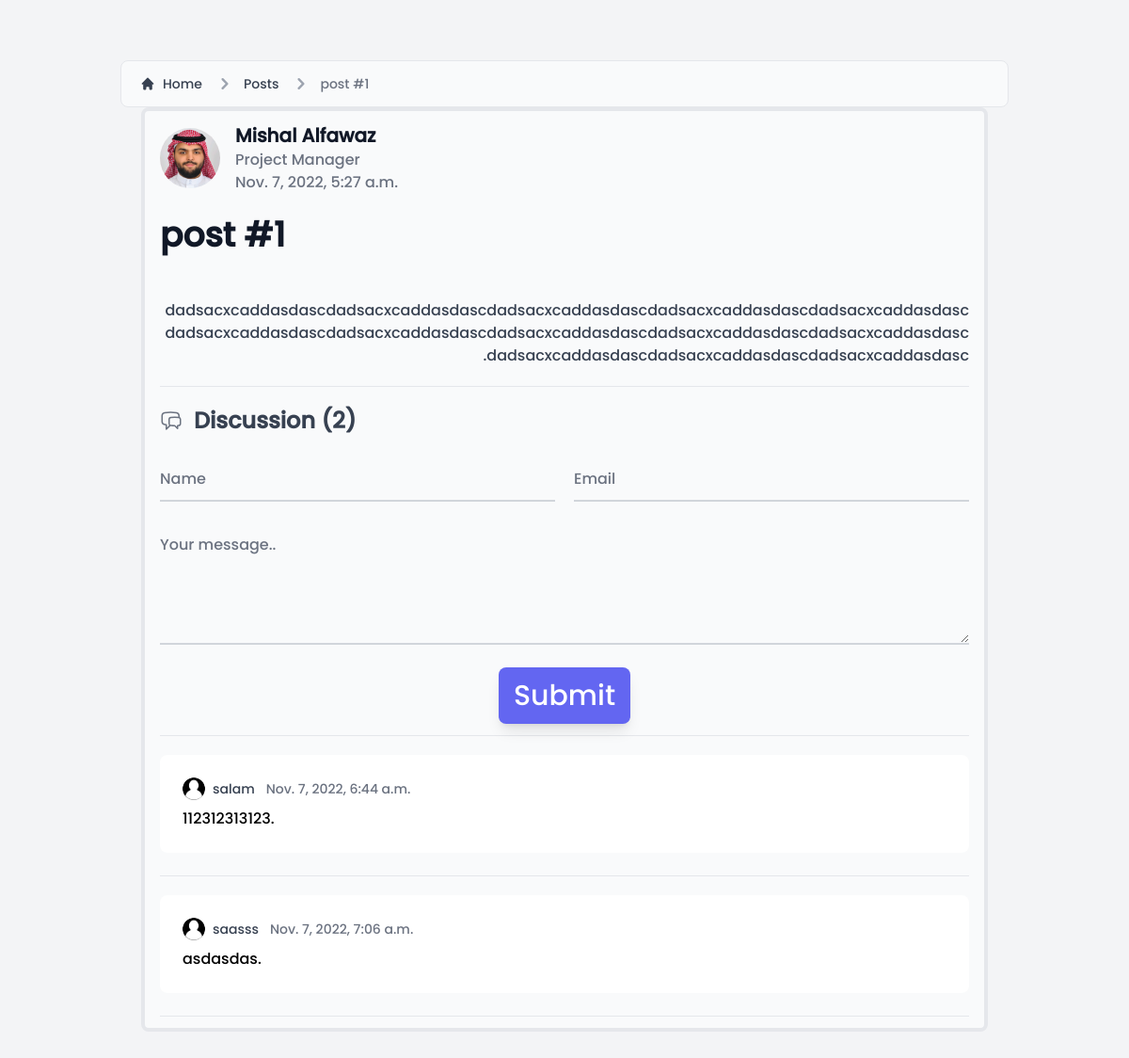
The app's page /posts/post1, older data.
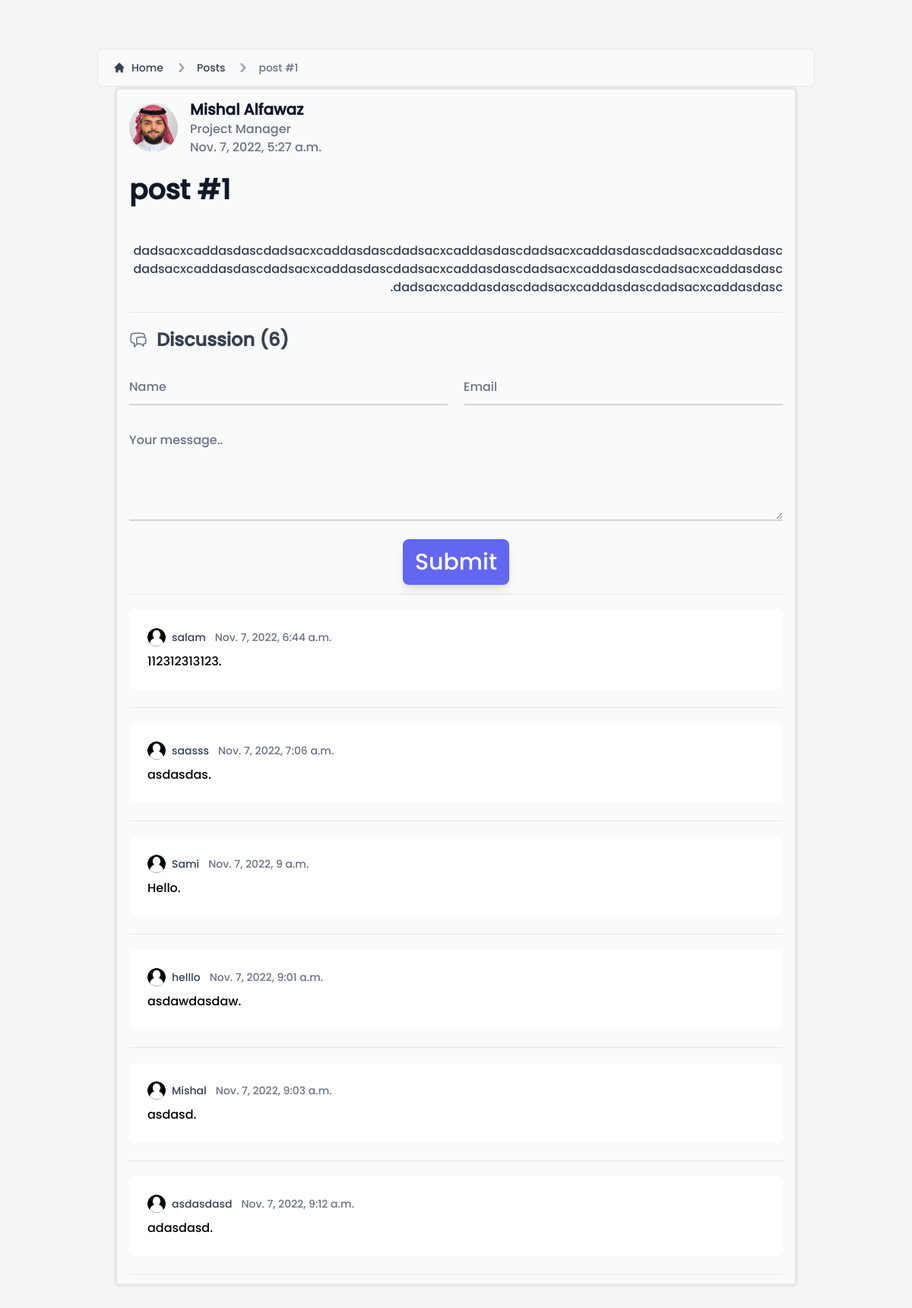
The same page, newer data.
### tailwindapp/models.py (models this page shows, shortened)
class Post(models.Model):
    author = models.ForeignKey(Info, on_delete=models.CASCADE, null = True)
    title = models.CharField(max_length=255)
    slug = models.SlugField()
    image = models.ImageField(null = True,blank=True, upload_to="images/")
    intro = models.TextField()
    body = RichTextField()
    released = models.DateTimeField(auto_now_add = True)
    class Meta:
        ordering = ['released']

class CommentPost(models.Model):
    post = models.ForeignKey(Post, related_name='comments', on_delete=models.CASCADE)
    name = models.CharField(max_length=255)
    email = models.EmailField()
    body = models.TextField()
    date_added = models.DateTimeField(auto_now_add = True)
    class Meta:
        ordering = ['date_added']

class Info (models.Model):
    title = models.CharField(max_length = 255)
    name = models.CharField(max_length = 255)
    position = models.CharField(max_length = 255)
    email = models.EmailField()
    phone = models.IntegerField()
    description = models.TextField(max_length = 500)
    image = models.ImageField(null = True,blank=True, upload_to="images/")
    cv = models.FileField(null = True)
    skills = models.ManyToManyField(Skills)

### tailwindapp/views.py (the view)
# urls.py: path('posts/<slug:slug>', views.getPosts, name='getPosts'),
def getPosts(request, slug):
    post = Post.objects.get(slug=slug)
    if request.method == 'POST':
        form = CommentPostForm(request.POST)
        if form.is_valid():
            html = render_to_string('tailwindapp/emails/emailtemplate.html',
            {'name': form.cleaned_data['name'],
            'email': form.cleaned_data['email'],
            'message': form.cleaned_data['body']
            })
            form = form.save(commit = False)
            form.post = post
            print("### ", form)
            form.save()
            send_mail('Thank you for your comment!',
            'message',
            'no-reply@mishalalfawaz.com',
            [form.email, 'mishalalfawaz@gmail.com'],
            html_message=html)
            return redirect('getPosts', slug=post.slug)
    else:
        form = CommentPostForm()
    context = {'post':post, 'form': form}
    return render(request, 'tailwindapp/posts.html', context)

### tailwindapp/templates/tailwindapp/posts.html (shortened to what the changed rows need)
{% extends 'base.html' %} {% block projects %}
{% load static %}
<div class="bg-gray-100">
<main class="pt-8 pb-16 lg:pt-16 lg:pb-24">
<nav class="flex px-5 py-3 mx-5 lg:mx-32 text-gray-700 border border-gray-200 rounded-lg bg-gray-50 " aria-label="Breadcrumb">
  <ol class="inline-flex items-center space-x-1 md:space-x-3">
    <li aria-current="page">
      <div class="flex items-center">
        <svg class="w-6 h-6 text-gray-400" fill="currentColor" viewBox="0 0 20 20" xmlns="http://www.w3.org/2000/svg"><path fill-rule="evenodd" d="M7.293 14.707a1 1 0 010-1.414L10.586 10 7.293 6.707a1 1 0 011.414-1.414l4 4a1 1 0 010 1.414l-4 4a1 1 0 01-1.414 0z" clip-rule="evenodd"></path></svg>
        <span class="ml-1 text-sm font-medium text-gray-500 md:ml-2 ">{{post.title}}</span>
      </div>
    </li>
  </ol>
</nav>
    <div class=" bg-gray-50 flex justify-between px-4 mx-auto w-11/12 lg:w-3/4 border-4 rounded-lg p-3">
        <article class=" p- mx-auto w-full format format-sm sm:format-base lg:format-lg format-blue ">
            <header class="mb-4 lg:mb-6 not-format">
                <address class="flex items-center mb-6 not-italic">
                    <div class="inline-flex items-center mr-3 text-sm text-gray-900   ">
                        <img class="mr-4 w-16 h-16 rounded-full" src="{{post.author.image.url}}" alt="Jese Leos">
                        <div>
                            <a href="#" rel="author" class="text-xl font-bold text-gray-900   ">{{post.author.name}}</a>
                            <p class="text-base font-light text-gray-500    ">{{post.author.position}}</p>
                            <p class="text-base font-light text-gray-500    "><time pubdate datetime="2022-02-08" title="February 8th, 2022">{{post.released}}</time></p>
                        </div>
                    </div>
                </address>
                <h1 class="mb-4 text-3xl font-extrabold leading-tight text-gray-900 lg:mb-6 lg:text-4xl   ">{{post.title}}</h1>
            </header>
            <div dir="rtl" class="break-words text-gray-700">
                <br>
            <p>{{post.body | safe}}.</p>
        </div>
        <section class="not-format">
            <div class="flex items-center mb-6">
                <h2 class="text-lg lg:text-2xl font-bold text-gray-700   ">Discussion ({{post.comments.count}})</h2>
            </div>
            <form action="" method="post" class="flex flex-col gap-6 items-center justify-center">
                <div class="flex gap-x-5 w-full">
                </div>
                <div class="w-full">
            </div>
                <input type="submit" value="Submit" class="shadow-lg hover:shadow-2xl bg-indigo-500 text-3xl hover:bg-indigo-600
                 text-white py-3 px-4 rounded-lg cursor-pointer transition-all">
            </form>
            <hr class="mt-3">
            {% for comment in post.comments.all %}
            <article class="p-6 mb-6 text-base bg-white rounded-lg mt-5 ">
                <footer class="flex justify-between items-center mb-2">
                    <div class="flex items-center">
                        <p class="inline-flex items-center mr-3 text-sm text-gray-700   "><img
                                class="mr-2 w-6 h-6 rounded-full"
                                src="{% static 'images/avatar.png' %}"
                                alt="Michael Gough">{{comment.name}}</p>
                        <p class="text-sm text-gray-500"><time pubdate datetime="2022-02-08"
                                title="February 8th, 2022">{{comment.date_added}}</time></p>
                    </div>
                </footer>
                <p class="">{{comment.body}}.</p>
            </article>
            <hr>
            {% endfor %}
        </section>
    </article>
    </div>
</main>
</div>
{% endblock projects %}

Row changes from the older to the newer data that the page shows:
computed for Post "post #1": comments.count "2" → "6"
added CommentPost: name "Sami", date_added "Nov. 7, 2022, 9 a.m.", body "Hello"
added CommentPost: name "helllo", date_added "Nov. 7, 2022, 9:01 a.m.", body "asdawdasdaw"
added CommentPost: name "Mishal", date_added "Nov. 7, 2022, 9:03 a.m.", body "asdasd"
added CommentPost: name "asdasdasd", date_added "Nov. 7, 2022, 9:12 a.m.", body "adasdasd"
